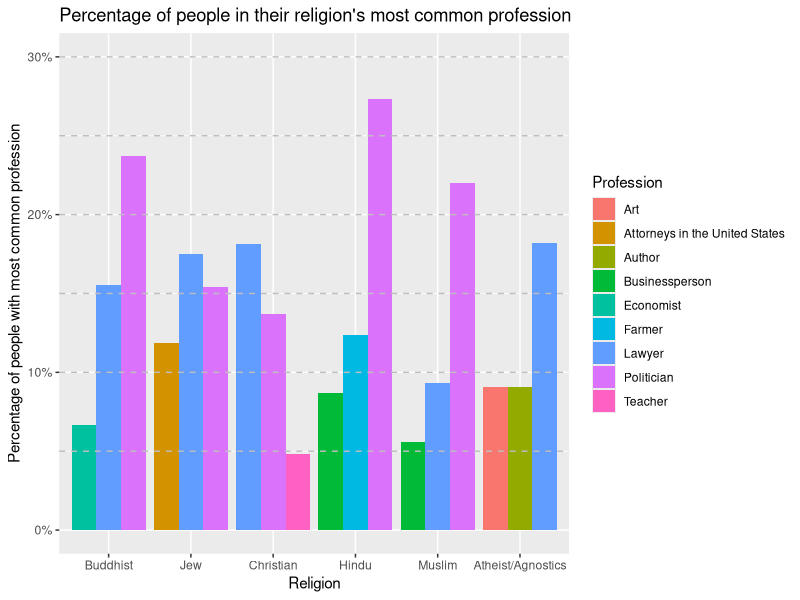

Reproduce this figure in R.
# R script for religions

library(tidyverse)

# Load data
data <- read_csv("profession_by_all.csv")

# Make table for most common professions for each religion and the counts and percentage
religion_professions <- data |>
  filter(Religion != 'Religion', Profession != 'Profession') |>
  group_by(Religion, Profession) |>
  summarise(count = n(), .groups = "drop") |>
  group_by(Religion) |>
  mutate(total_in_religion = sum(count)) |>
  slice_max(count, n = 3, with_ties = FALSE) |>
  mutate(percentage = (count / total_in_religion) * 100) |>
  ungroup() |>
  select(Religion, Profession, count, percentage) |>
  mutate(Religion = fct_reorder(Religion, percentage, .desc = TRUE))

# Plot barplot
barplot <- religion_professions |>
  ggplot(aes(
    x = Religion,
    y = percentage/100,
    fill = Profession
  )) +
  geom_col(position="dodge") +
  labs(
    x = 'Religion',
    y = 'Percentage of people with most common profession',
    title = 'Percentage of people in their religion\'s most common profession'
  ) +
  ylim(0, 30) +
  scale_y_continuous(labels=scales::label_percent()) +
  geom_hline(
    yintercept = seq(5/100, 30/100, by = 5/100),
    color = "grey", 
    linetype = "dashed"
  )

# Save the barplot as .png
ggsave(
  filename = "religions_barplot.png",
  plot = barplot,
  width=10,
)
